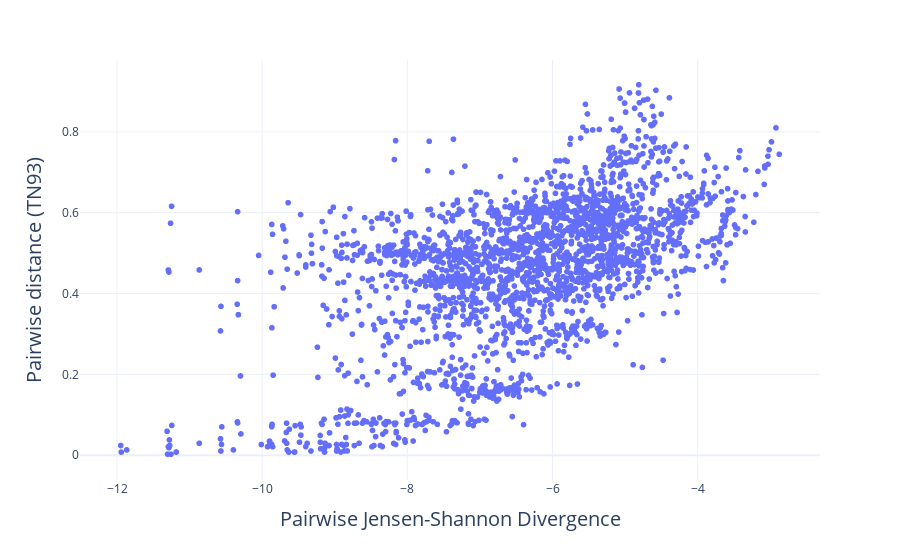

Notebook code cell kept with this figure:
### Code cell
path = '/Users/gulugulu/Desktop/honours/data_local/whole_genome_mammal87/sampled_homologies/ENSG00000142661.fa'
pairwise_distance_values, pairwise_jsd_values = get_pairwise_jsd_genetic_distance(path)
fig = px.scatter(x = np.log(pairwise_jsd_values), y = pairwise_distance_values, labels = {'x': 'Pairwise Jensen-Shannon Divergence', 'y': 'Pairwise distance (TN93)'})
fig.update_layout(
    yaxis_title_font={'size': 20},  
    xaxis_title_font={'size': 20},  # Bigger x-axis title font size
    template='plotly_white'
)
fig.show()

### Figure 1 — Plotly figure (JSON) as saved in the notebook; plotly's stock layout.template omitted (floating-point values rounded to 4 significant figures; data arrays with more than 128 entries replaced by an {"elided": "..."} marker saying what was removed)
{"data": [{"hovertemplate": "Pairwise Jensen-Shannon Divergence=%{x}<br>Pairwise distance (TN93)=%{y}<extra></extra>", "legendgroup": "", "marker": {"color": "#636efa", "symbol": "circle"}, "mode": "markers", "name": "", "showlegend": false, "type": "scattergl", "x": {"elided": "2485 float values"}, "xaxis": "x", "y": {"elided": "2485 float values"}, "yaxis": "y"}], "layout": {"legend": {"tracegroupgap": 0}, "margin": {"t": 60}, "xaxis": {"anchor": "y", "domain": [0, 1], "title": {"font": {"size": 20}, "text": "Pairwise Jensen-Shannon Divergence"}}, "yaxis": {"anchor": "x", "domain": [0, 1], "title": {"font": {"size": 20}, "text": "Pairwise distance (TN93)"}}}}
